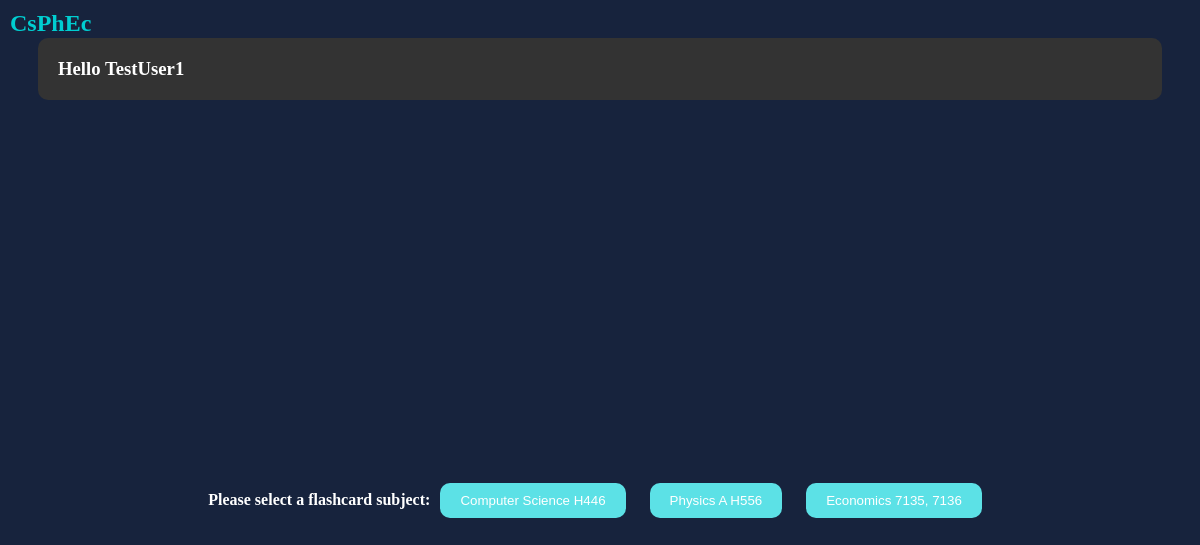
/flashcard/ (signed in), run on the app's committed database.
### quizzes/models.py (models this page shows, shortened)
class QuizSubject(models.Model):
    subject_name = models.CharField(max_length=100)
    subject_description = models.TextField()

### flashcard/views.py (the view)
# urls.py: path('', views.index, name='index'),
def index(request):
    if request.user.is_authenticated:  # checks if the the current user is logged in
        username = request.user.username
        subjects = QuizSubject.objects.all()  # using the models from the quizzes app
        context = {
            'username': username,
            'subjects': subjects
        }
        return render(request, "flashcard/index.html", context)

### templates/flashcard/index.html (shortened to what this page needs)
<!DOCTYPE html>
<html lang="en">
  <head>
  </head>
  <body>
  <div id="logo">CsPhEc</div>
  <div class="container1">
    <div id="welcomeSection">
      <h3>Hello {{ username }}</h3>
    </div>
    <div class="container">
      <h4>Please select a flashcard subject: </h4>
      <form method="POST" action="{% url 'flashcard:flashcardPackDisplay' %}">
        {% csrf_token %} {% for subject in subjects %}
        <button
          id="{{ subject.subject_name }}"
          name="subject"
          value="{{ subject.subject_name }}"
          type="submit"
          onclick="console.log(this.value)"
        >
          {{ subject.subject_name }}
        </button>
        {% endfor %}
      </form>
    </div>
  </div>
  </body>
</html>

### templates/flashcard/index.html (style rules this page uses)
body { background-color: #17233d; }
#welcomeSection { background-color: #333333; padding: 20px; border-radius: 10px; }
#welcomeSection h3, #welcomeSection h4 { color: white; margin: 0; }
.container { display: flex; justify-content: center; align-items: center; height: 100vh; flex-direction: row; }
h4 { color: white; }
.container button { margin: 10px; background-color: #5ce1e6; border: none; border-radius: 10px; padding: 10px 20px; color: #fff; cursor: pointer; }
.container1 { padding: 30px; }
#logo { position: absolute; top: 10px; left: 10px; font-size: 24px; font-weight: bold; color: #00CED1; }

### data on the page
QuizSubject: subject_name "Computer Science H446"
QuizSubject: subject_name "Physics A H556"
QuizSubject: subject_name "Economics 7135, 7136"

### other printed values
{{ username }} "TestUser1"
